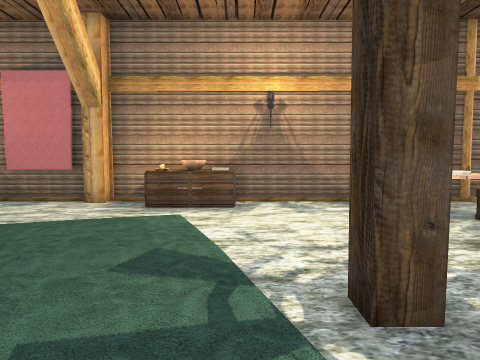
view 1 (above)

16 first-person views from a walk through a Unity game level. The camera is 1.5 m above the floor, tilts 4° down and sees 70° across. The floor is counted in squares, 1 m on a side. Each view is taken from the middle of a square. On the plan, view 1 faces up. The plan holds only what a view shows up to about 16 squares ahead; the rest is blank. The place goes on beyond the plan. The player character is not drawn. Some surface patterns are stand-ins.

view 2
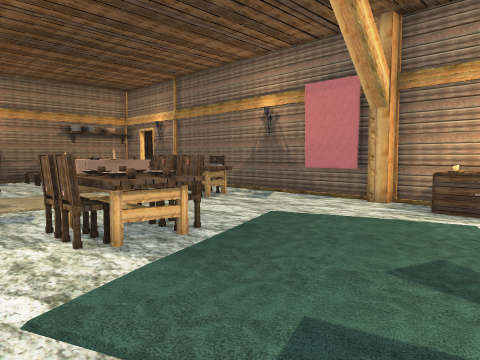

view 3
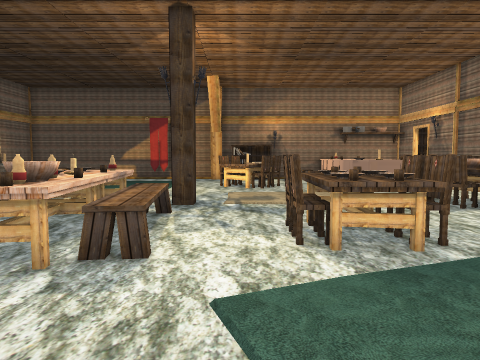

view 4
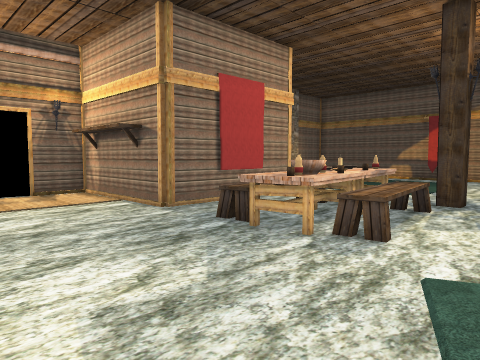

view 5
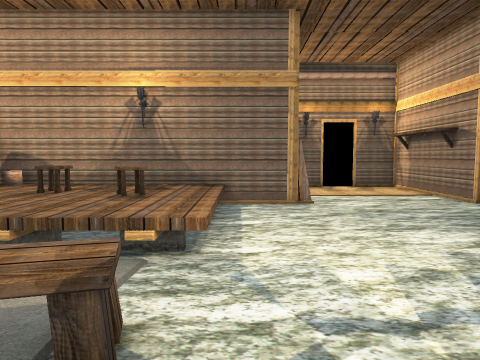

view 6
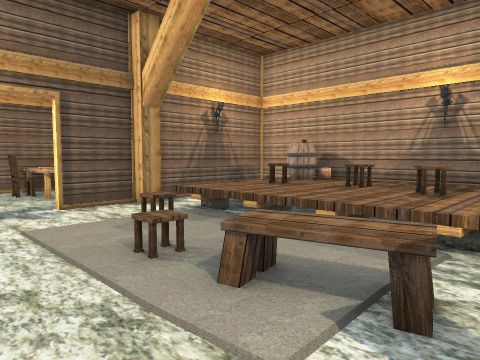

view 7
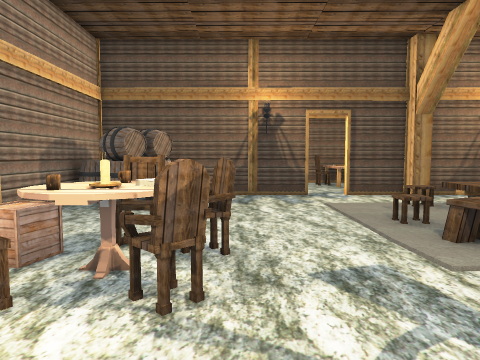

view 8
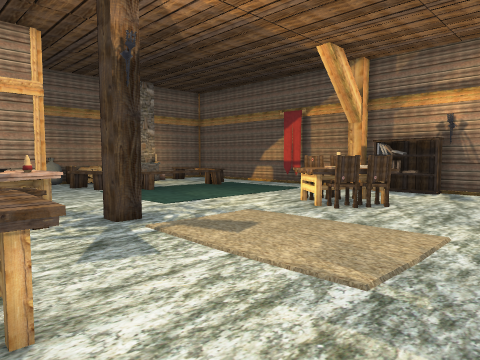

view 9
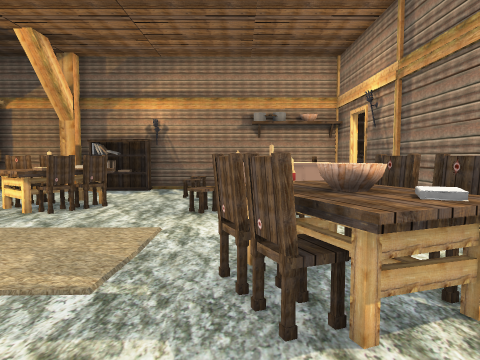

view 10
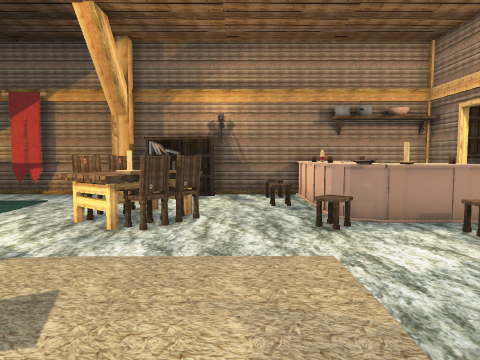

view 11
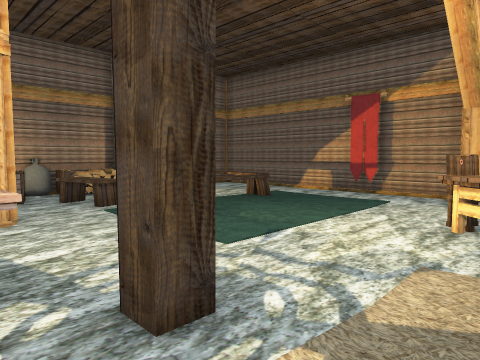

view 12
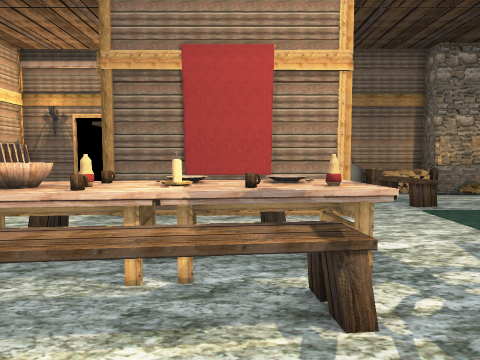

view 13
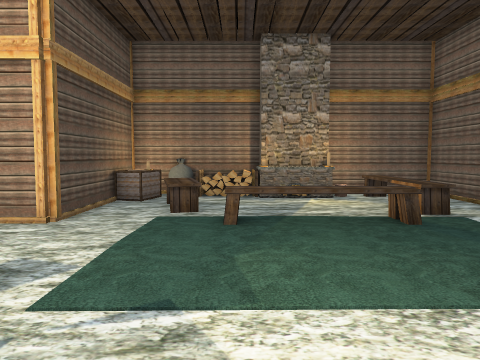

view 14
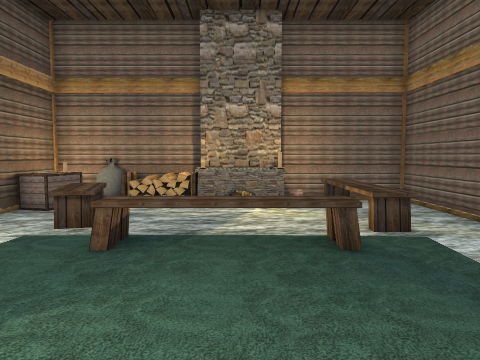

view 15
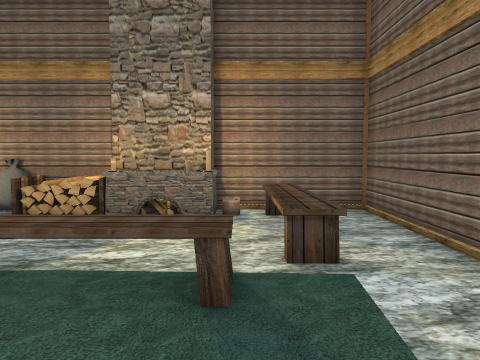

view 16
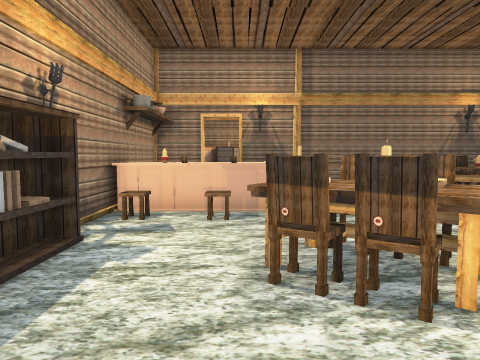

### Floor plan
Key: @ floor where view 1 was taken; # wall or solid block; . floor; = window, fence, low wall or low ledge; ^ raised ledge; C column; U cupboard; B bowl; M mug; H chair; K books; T table; E bench; A carpet; R barrel; F rack; G box; I bag; O other object.
Columns run from 23 left of view 1 to 13 right of it. Each row starts with its distance up from view 1.
 13 #
 12 # ########  ################  ####
 11 #   ###    .....##C#UUBU...   ....RR#
 10 #        ...H.......UOOO... G....RR
  9 #    OOHH. HBK............HHG.... R R
  8 # O OOO... OBHT............OMH...   #
  7 #OOOOOO....THH............HKHH..    #
  6 ##OOOOHH..................H.H.......#
  5 #HHHH...............................#
  4 #..............THHO.................#
  3 ##...TH........TOTO.....C...........#
  2  K..TOOH........HH.........EEEHH  ..#
  1  O..HHOO...................EE    H..#
  0 #C...HH................@....      ..#
 -1 #C..........C.EEEEE........AAAAAAAA.C
 -2 #............TOMOOOM.......^^^^^^^^.#
 -3 #.. .     ...TTTOMBT.......^^^^^^H^ #
 -4 #..       ....EEEEE........^HHHH^H^ #
 -5 #...      .....E...........^^^HH^RR #
 -6 #...EEEEE .................^^^^^^O# #
 -7 #...EEEEE...#######.....F############
 -8 #..E=....EE.#     #.....F
 -9 #..E.....EE.#     #.....F
-10 #..E.....EE.#     #.....F
-11 #..E.OOOOOOO#     #.....F
-12 #..E OOOOOI##     #...  F
-13 #############     #######

Where each view was taken, in squares from view 1:
view 1: 0 up, 0 right, facing up
view 2: 0 up, 0 right, facing up-left
view 3: 1 up, 0 right, facing left
view 4: 2 up, 1 right, facing down-left
view 5: 4 up, 3 right, facing down
view 6: 5 up, 3 right, facing down-right
view 7: 6 up, 0 right, facing right
view 8: 7 up, 7 left, facing down-left
view 9: 7 up, 7 left, facing left
view 10: 4 up, 9 left, facing left
view 11: 2 up, 9 left, facing down-left
view 12: 2 up, 8 left, facing down
view 13: 1 up, 15 left, facing down
view 14: 1 down, 17 left, facing down
view 15: 3 down, 19 left, facing down
view 16: 3 down, 19 left, facing up
